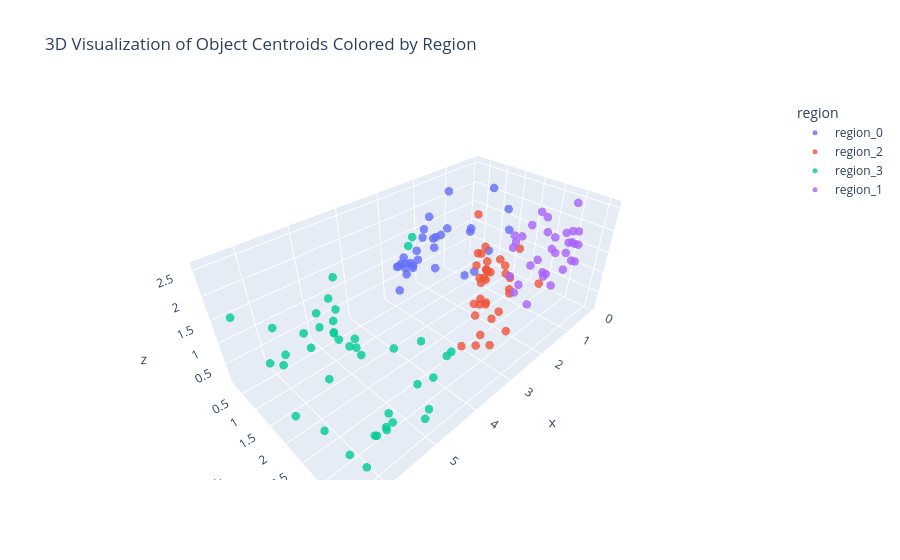

Write notebook code for a chart like this one.
### Code cell
import plotly.express as px
import numpy as np
import json

data = []
for obj in captions:
    obj_id = int(obj["object_id"])
    centroid = object_to_centroid.get(obj_id)
    if centroid is not None:
        data.append({
            "id": obj_id,
            "x": centroid[0],
            "y": centroid[1],
            "z": centroid[2],
            "caption": obj["object_caption"],
            "region": obj['region'] # fallback if region not added yet
        })

# Sort by region for consistent coloring
import pandas as pd
df = pd.DataFrame(data)
df["region"] = df["region"].astype(str)

# 3D scatter plot
fig = px.scatter_3d(
    df,
    x='x', y='y', z='z',
    color='region',
    hover_data=['id', 'region'],
    title="3D Visualization of Object Centroids Colored by Region",
    opacity=0.8
)

fig.update_traces(marker=dict(size=5))
fig.update_layout(scene=dict(aspectmode='data'))
fig.show()

### Figure 1 — Plotly figure (JSON) as saved in the notebook; plotly's stock layout.template omitted (floating-point values rounded to 4 significant figures)
{"data": [{"customdata": [[1, "region_0"], [3, "region_0"], [5, "region_0"], [10, "region_0"], [11, "region_0"], [13, "region_0"], [27, "region_0"], [37, "region_0"], [44, "region_0"], [47, "region_0"], [48, "region_0"], [59, "region_0"], [64, "region_0"], [75, "region_0"], [77, "region_0"], [90, "region_0"], [98, "region_0"], [106, "region_0"], [119, "region_0"], [120, "region_0"], [121, "region_0"], [122, "region_0"], [125, "region_0"], [126, "region_0"], [127, "region_0"], [128, "region_0"], [130, "region_0"], [132, "region_0"], [137, "region_0"], [138, "region_0"], [140, "region_0"]], "hovertemplate": "region=%{customdata[1]}<br>x=%{x}<br>y=%{y}<br>z=%{z}<br>id=%{customdata[0]}<extra></extra>", "legendgroup": "region_0", "marker": {"color": "#636efa", "opacity": 0.8, "size": 5, "symbol": "circle"}, "mode": "markers", "name": "region_0", "scene": "scene", "showlegend": true, "type": "scatter3d", "x": [2.986, 1.128, 1.971, 2.526, 1.575, 1.921, 0.1151, 0.122, 0.1187, 2.486, 2.567, 1.879, 1.688, 2.762, 2.21, 2.649, 2.638, 0.1567, 1.255, 1.492, 1.318, 2.041, 0.8508, 2.752, 0.7846, 2.479, 1.678, 2.767, 0.1147, 1.842, 2.501], "y": [0.6345, 0.9044, 0.726, 0.2821, 0.7318, 0.4837, 1.36, 0.8196, 0.8197, 0.5466, 0.3809, 0.2261, 0.3846, 0.3254, 0.375, 0.324, 0.4582, 0.2094, 0.4136, 0.2652, 0.27, 0.2292, 0.9777, 0.6223, 0.7456, 0.4472, 0.404, 0.3828, 1.283, 0.2369, 0.5579], "z": [0.5309, 0.1847, 0.6941, 1.025, 2.443, 1.883, 1.22, 0.4291, 2.113, 0.9178, 0.9329, 1.255, 1.219, 0.904, 1.107, 0.927, 0.8658, 0.7574, 1.331, 1.131, 1.126, 0.7324, 0.2037, 0.8404, 1.28, 0.9275, 0.983, 0.9484, 1.731, 1.462, 0.867]}, {"customdata": [[2, "region_2"], [6, "region_2"], [9, "region_2"], [15, "region_2"], [19, "region_2"], [22, "region_2"], [24, "region_2"], [33, "region_2"], [34, "region_2"], [35, "region_2"], [38, "region_2"], [43, "region_2"], [45, "region_2"], [46, "region_2"], [52, "region_2"], [57, "region_2"], [67, "region_2"], [72, "region_2"], [73, "region_2"], [74, "region_2"], [81, "region_2"], [82, "region_2"], [84, "region_2"], [88, "region_2"], [89, "region_2"], [91, "region_2"], [93, "region_2"], [95, "region_2"], [97, "region_2"], [101, "region_2"], [102, "region_2"], [105, "region_2"], [107, "region_2"], [108, "region_2"], [117, "region_2"]], "hovertemplate": "region=%{customdata[1]}<br>x=%{x}<br>y=%{y}<br>z=%{z}<br>id=%{customdata[0]}<extra></extra>", "legendgroup": "region_2", "marker": {"color": "#EF553B", "opacity": 0.8, "size": 5, "symbol": "circle"}, "mode": "markers", "name": "region_2", "scene": "scene", "showlegend": true, "type": "scatter3d", "x": [2.272, 2.338, 2.183, 2.237, 1.717, 2.088, 1.79, 2.054, 3.24, 1.443, 1.752, 2.227, 1.958, 2.268, 1.847, 1.912, 3.247, 1.947, 2.073, 3.015, 2.068, 2.56, 1.775, 2.665, 2.125, 2.137, 2.377, 2.083, 2.904, 2.086, 1.934, 1.951, 2.174, 1.763, 1.851], "y": [2.156, 2.868, 2.183, 2.181, 1.992, 2.37, 1.973, 1.947, 3.026, 2.121, 2.01, 2.94, 2.887, 2.358, 2.568, 1.886, 2.693, 2.162, 2.162, 3.177, 2.251, 2.839, 2.095, 3.265, 2.341, 2.869, 2.862, 2.006, 2.858, 2.301, 2.036, 2.051, 2.923, 3.281, 1.929], "z": [0.5911, 1.879, 1.214, 0.2784, 1.318, 1.393, 1.688, 2.488, 0.6085, 1.301, 1.144, 1.332, 2.087, 1.333, 1.336, 1.551, 0.3852, 1.047, 0.6215, 0.5705, 1.378, 0.7479, 0.3295, 0.7538, 0.5981, 1.517, 0.8354, 1.386, 0.5582, 1.374, 0.3372, 0.9203, 1.201, 1.403, 1.534]}, {"customdata": [[4, "region_3"], [14, "region_3"], [17, "region_3"], [20, "region_3"], [23, "region_3"], [25, "region_3"], [26, "region_3"], [31, "region_3"], [32, "region_3"], [41, "region_3"], [42, "region_3"], [49, "region_3"], [50, "region_3"], [55, "region_3"], [56, "region_3"], [58, "region_3"], [60, "region_3"], [62, "region_3"], [63, "region_3"], [66, "region_3"], [68, "region_3"], [69, "region_3"], [78, "region_3"], [79, "region_3"], [80, "region_3"], [92, "region_3"], [96, "region_3"], [99, "region_3"], [104, "region_3"], [109, "region_3"], [110, "region_3"], [111, "region_3"], [113, "region_3"], [114, "region_3"], [124, "region_3"], [129, "region_3"], [131, "region_3"], [133, "region_3"], [134, "region_3"], [136, "region_3"], [139, "region_3"]], "hovertemplate": "region=%{customdata[1]}<br>x=%{x}<br>y=%{y}<br>z=%{z}<br>id=%{customdata[0]}<extra></extra>", "legendgroup": "region_3", "marker": {"color": "#00cc96", "opacity": 0.8, "size": 5, "symbol": "circle"}, "mode": "markers", "name": "region_3", "scene": "scene", "showlegend": true, "type": "scatter3d", "x": [6.285, 5.911, 5.867, 5.497, 6.26, 3.822, 6.423, 4.649, 5.434, 3.63, 4.667, 4.023, 4.577, 5.428, 5.137, 6.495, 5.699, 4.856, 4.676, 5.726, 4.619, 5.383, 4.651, 4.691, 4.383, 6.318, 6.134, 4.694, 5.549, 4.944, 5.505, 3.904, 4.663, 6.393, 4.635, 6.395, 4.374, 4.683, 4.973, 4.641, 3.494], "y": [1.846, 0.6949, 0.4969, 3.203, 3.616, 2.839, 2.898, 0.9851, 0.7636, 1.793, 0.4842, 1.595, 1.113, 0.9314, 0.8352, 0.5092, 3.07, 0.8285, 0.6597, 3.166, 0.409, 3.141, 2.946, 1.274, 3.445, 3.307, 0.6846, 0.7423, 3.189, 0.4306, 3.121, 1.991, 3.332, 3.255, 0.4835, 1.918, 0.271, 3.253, 3.459, 1.348, 1.828], "z": [1.618, 0.3382, 1.087, 0.7839, 0.6539, 0.61, 0.94, 0.1804, 0.8603, 2.551, 1.108, 0.1154, 0.185, 0.6086, 0.8715, 1.685, 0.3168, 0.5752, 0.1732, 0.4242, 0.1565, 0.4168, 0.588, 0.5845, 1.48, 0.6841, 0.5362, 0.997, 0.4236, 0.868, 0.3928, 2.567, 1.038, 2.224, 0.5319, 0.3887, 1.361, 0.241, 0.4251, 0.1844, 0.1208]}, {"customdata": [[7, "region_1"], [8, "region_1"], [12, "region_1"], [16, "region_1"], [18, "region_1"], [21, "region_1"], [28, "region_1"], [29, "region_1"], [30, "region_1"], [36, "region_1"], [39, "region_1"], [40, "region_1"], [51, "region_1"], [53, "region_1"], [54, "region_1"], [61, "region_1"], [65, "region_1"], [70, "region_1"], [71, "region_1"], [76, "region_1"], [83, "region_1"], [85, "region_1"], [86, "region_1"], [87, "region_1"], [94, "region_1"], [100, "region_1"], [103, "region_1"], [112, "region_1"], [115, "region_1"], [116, "region_1"], [118, "region_1"], [123, "region_1"], [135, "region_1"]], "hovertemplate": "region=%{customdata[1]}<br>x=%{x}<br>y=%{y}<br>z=%{z}<br>id=%{customdata[0]}<extra></extra>", "legendgroup": "region_1", "marker": {"color": "#ab63fa", "opacity": 0.8, "size": 5, "symbol": "circle"}, "mode": "markers", "name": "region_1", "scene": "scene", "showlegend": true, "type": "scatter3d", "x": [0.3163, 0.5432, 0.2901, 0.9396, 0.6643, 0.8529, 0.6709, 0.4162, 0.6061, 0.4367, 1.541, 0.6648, 0.2896, 0.6022, 0.3138, 0.2842, 0.3256, 0.3138, 0.28, 0.5252, 0.9842, 0.5311, 1.53, 0.2812, 0.4747, 0.3181, 0.3437, 0.4694, 0.817, 0.326, 0.3046, 0.121, 1.17], "y": [3.058, 2.897, 2.98, 2.61, 1.891, 3.263, 1.897, 2.669, 1.911, 2.589, 2.828, 1.892, 3.071, 2.358, 2.654, 3.213, 3.151, 3.181, 2.909, 2.002, 2.667, 2.075, 3.164, 3.137, 2.441, 3.226, 2.764, 2.639, 2.155, 2.693, 3.003, 2.951, 2.913], "z": [1.897, 0.5753, 1.336, 0.1103, 1.175, 1.298, 0.4158, 0.7148, 1.303, 0.732, 2.397, 1.483, 1.632, 0.8825, 1.309, 1.631, 1.234, 1.936, 1.786, 1.449, 2.422, 0.1868, 2.373, 1.616, 1.009, 1.242, 1.269, 0.6575, 0.1483, 1.613, 1.603, 2.427, 2.459]}], "layout": {"legend": {"title": {"text": "region"}, "tracegroupgap": 0}, "scene": {"aspectmode": "data", "domain": {"x": [0, 1], "y": [0, 1]}, "xaxis": {"title": {"text": "x"}}, "yaxis": {"title": {"text": "y"}}, "zaxis": {"title": {"text": "z"}}}, "title": {"text": "3D Visualization of Object Centroids Colored by Region"}}}
